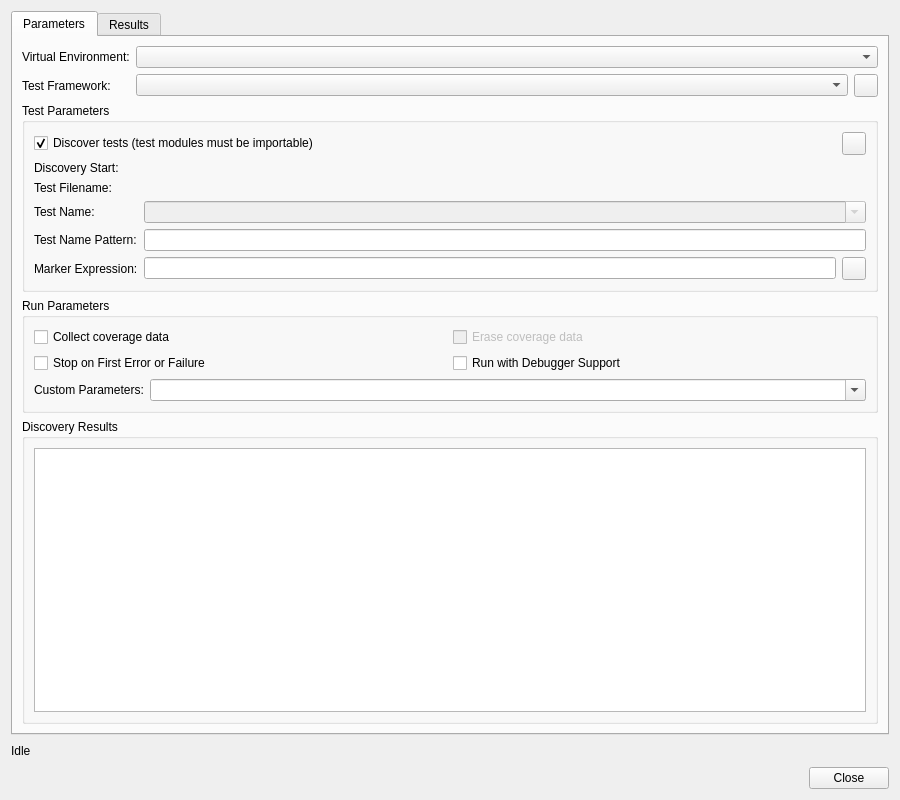
<?xml version="1.0" encoding="UTF-8"?>
<ui version="4.0">
 <class>TestingWidget</class>
 <widget class="QWidget" name="TestingWidget">
  <property name="geometry">
   <rect>
    <x>0</x>
    <y>0</y>
    <width>900</width>
    <height>800</height>
   </rect>
  </property>
  <property name="windowTitle">
   <string>Testing</string>
  </property>
  <layout class="QVBoxLayout" name="verticalLayout_3">
   <item>
    <widget class="QTabWidget" name="tabWidget">
     <property name="currentIndex">
      <number>0</number>
     </property>
     <widget class="QWidget" name="parametersTab">
      <attribute name="title">
       <string>Parameters</string>
      </attribute>
      <layout class="QVBoxLayout" name="verticalLayout_2">
       <item>
        <layout class="QGridLayout" name="gridLayout_3">
         <item row="0" column="0">
          <widget class="QLabel" name="venvLabel">
           <property name="text">
            <string>Virtual Environment:</string>
           </property>
           <property name="buddy">
            <cstring>venvComboBox</cstring>
           </property>
          </widget>
         </item>
         <item row="0" column="1" colspan="2">
          <widget class="QComboBox" name="venvComboBox">
           <property name="sizePolicy">
            <sizepolicy hsizetype="Expanding" vsizetype="Fixed">
             <horstretch>0</horstretch>
             <verstretch>0</verstretch>
            </sizepolicy>
           </property>
           <property name="toolTip">
            <string>Select the virtual environment to be used</string>
           </property>
           <property name="whatsThis">
            <string>&lt;b&gt;Virtual Environment&lt;/b&gt;\n&lt;p&gt;Enter the virtual environment to be used. Leave it empty to use the default environment, i.e. the one configured globally or per project.&lt;/p&gt;</string>
           </property>
           <property name="insertPolicy">
            <enum>QComboBox::InsertPolicy::NoInsert</enum>
           </property>
          </widget>
         </item>
         <item row="1" column="0">
          <widget class="QLabel" name="label">
           <property name="text">
            <string>Test Framework:</string>
           </property>
          </widget>
         </item>
         <item row="1" column="1">
          <widget class="QComboBox" name="frameworkComboBox">
           <property name="sizePolicy">
            <sizepolicy hsizetype="Expanding" vsizetype="Fixed">
             <horstretch>0</horstretch>
             <verstretch>0</verstretch>
            </sizepolicy>
           </property>
           <property name="toolTip">
            <string>Select the test framwork to be used</string>
           </property>
           <property name="insertPolicy">
            <enum>QComboBox::InsertPolicy::NoInsert</enum>
           </property>
          </widget>
         </item>
         <item row="1" column="2">
          <widget class="QToolButton" name="versionsButton">
           <property name="toolTip">
            <string>Press to show the test framework versions</string>
           </property>
          </widget>
         </item>
        </layout>
       </item>
       <item>
        <widget class="QGroupBox" name="groupBox">
         <property name="title">
          <string>Test Parameters</string>
         </property>
         <layout class="QGridLayout" name="gridLayout">
          <item row="0" column="0" colspan="3">
           <layout class="QHBoxLayout" name="horizontalLayout_4">
            <item>
             <widget class="QCheckBox" name="discoverCheckBox">
              <property name="sizePolicy">
               <sizepolicy hsizetype="Expanding" vsizetype="Fixed">
                <horstretch>0</horstretch>
                <verstretch>0</verstretch>
               </sizepolicy>
              </property>
              <property name="toolTip">
               <string>Select to discover tests automatically</string>
              </property>
              <property name="text">
               <string>Discover tests (test modules must be importable)</string>
              </property>
              <property name="checked">
               <bool>true</bool>
              </property>
             </widget>
            </item>
            <item>
             <widget class="QToolButton" name="clearHistoriesButton">
              <property name="toolTip">
               <string>Press to clear the various histories</string>
              </property>
             </widget>
            </item>
           </layout>
          </item>
          <item row="1" column="0">
           <widget class="QLabel" name="label_3">
            <property name="text">
             <string>Discovery Start:</string>
            </property>
            <property name="buddy">
             <cstring>discoveryPicker</cstring>
            </property>
           </widget>
          </item>
          <item row="1" column="1" colspan="2">
           <widget class="EricComboPathPicker" name="discoveryPicker" native="true">
            <property name="sizePolicy">
             <sizepolicy hsizetype="Expanding" vsizetype="Preferred">
              <horstretch>0</horstretch>
              <verstretch>0</verstretch>
             </sizepolicy>
            </property>
            <property name="focusPolicy">
             <enum>Qt::FocusPolicy::WheelFocus</enum>
            </property>
            <property name="toolTip">
             <string>Enter name of the directory at which to start the test file discovery</string>
            </property>
            <property name="whatsThis">
             <string>&lt;b&gt;Discovery Start&lt;/b&gt;
&lt;p&gt;Enter name of the directory at which to start the test file discovery.
Note that all test modules must be importable from this directory.&lt;/p&gt;</string>
            </property>
           </widget>
          </item>
          <item row="2" column="0">
           <widget class="QLabel" name="testsuiteLabel">
            <property name="text">
             <string>Test Filename:</string>
            </property>
            <property name="buddy">
             <cstring>testsuitePicker</cstring>
            </property>
           </widget>
          </item>
          <item row="2" column="1" colspan="2">
           <widget class="EricComboPathPicker" name="testsuitePicker" native="true">
            <property name="enabled">
             <bool>false</bool>
            </property>
            <property name="sizePolicy">
             <sizepolicy hsizetype="Expanding" vsizetype="Preferred">
              <horstretch>0</horstretch>
              <verstretch>0</verstretch>
             </sizepolicy>
            </property>
            <property name="focusPolicy">
             <enum>Qt::FocusPolicy::WheelFocus</enum>
            </property>
            <property name="toolTip">
             <string>Enter name of file defining the testsuite</string>
            </property>
            <property name="whatsThis">
             <string>&lt;b&gt;Testsuite&lt;/b&gt;&lt;p&gt;Enter the name of the file defining the testsuite. It should contain a method with a name given below. If no name is given, the 'suite()' method will be tried. If no such method can be found, the module will be inspected for proper test cases.&lt;/p&gt;</string>
            </property>
           </widget>
          </item>
          <item row="3" column="0">
           <widget class="QLabel" name="label_2">
            <property name="text">
             <string>Test Name:</string>
            </property>
            <property name="buddy">
             <cstring>testComboBox</cstring>
            </property>
           </widget>
          </item>
          <item row="3" column="1" colspan="2">
           <widget class="QComboBox" name="testComboBox">
            <property name="enabled">
             <bool>false</bool>
            </property>
            <property name="toolTip">
             <string>Enter the test name. Leave empty to use the default name &quot;suite&quot;.</string>
            </property>
            <property name="whatsThis">
             <string>&lt;b&gt;Testname&lt;/b&gt;&lt;p&gt;Enter the name of the test to be performed. This name must follow the rules given by selecte test framework. If this field is empty, the default name of &quot;suite&quot; will be used.&lt;/p&gt;</string>
            </property>
            <property name="editable">
             <bool>true</bool>
            </property>
           </widget>
          </item>
          <item row="4" column="0">
           <widget class="QLabel" name="label_5">
            <property name="text">
             <string>Test Name Pattern:</string>
            </property>
            <property name="buddy">
             <cstring>testComboBox</cstring>
            </property>
           </widget>
          </item>
          <item row="4" column="1" colspan="2">
           <widget class="QLineEdit" name="testNamePatternEdit">
            <property name="toolTip">
             <string>Enter test name patterns (separated by a blank) or a test name expression</string>
            </property>
           </widget>
          </item>
          <item row="5" column="0">
           <widget class="QLabel" name="label_4">
            <property name="text">
             <string>Marker Expression:</string>
            </property>
           </widget>
          </item>
          <item row="5" column="1">
           <widget class="QLineEdit" name="markerExpressionEdit">
            <property name="toolTip">
             <string>Enter a marker expression or name to filter tests</string>
            </property>
            <property name="clearButtonEnabled">
             <bool>true</bool>
            </property>
           </widget>
          </item>
          <item row="5" column="2">
           <widget class="QToolButton" name="showMarkersButton">
            <property name="toolTip">
             <string>Press to show a window with the list of defined markers</string>
            </property>
           </widget>
          </item>
         </layout>
        </widget>
       </item>
       <item>
        <widget class="QGroupBox" name="optionsGroup">
         <property name="title">
          <string>Run Parameters</string>
         </property>
         <layout class="QVBoxLayout" name="verticalLayout">
          <item>
           <layout class="QGridLayout" name="gridLayout_2">
            <item row="1" column="1">
             <widget class="QCheckBox" name="debuggerCheckBox">
              <property name="toolTip">
               <string>Select to execute the tests with debugger support.</string>
              </property>
              <property name="text">
               <string>Run with Debugger Support</string>
              </property>
             </widget>
            </item>
            <item row="0" column="1">
             <widget class="QCheckBox" name="coverageEraseCheckBox">
              <property name="enabled">
               <bool>false</bool>
              </property>
              <property name="toolTip">
               <string>Select whether old coverage data should be erased</string>
              </property>
              <property name="text">
               <string>Erase coverage data</string>
              </property>
             </widget>
            </item>
            <item row="1" column="0">
             <widget class="QCheckBox" name="failfastCheckBox">
              <property name="toolTip">
               <string>Select to stop the test run on the first error or failure</string>
              </property>
              <property name="text">
               <string>Stop on First Error or Failure</string>
              </property>
             </widget>
            </item>
            <item row="0" column="0">
             <widget class="QCheckBox" name="coverageCheckBox">
              <property name="toolTip">
               <string>Select whether coverage data should be collected</string>
              </property>
              <property name="text">
               <string>Collect coverage data</string>
              </property>
             </widget>
            </item>
           </layout>
          </item>
          <item>
           <layout class="QHBoxLayout" name="horizontalLayout_3">
            <item>
             <widget class="QLabel" name="label_7">
              <property name="text">
               <string>Custom Parameters:</string>
              </property>
             </widget>
            </item>
            <item>
             <widget class="QComboBox" name="customParametersComboBox">
              <property name="sizePolicy">
               <sizepolicy hsizetype="Expanding" vsizetype="Fixed">
                <horstretch>0</horstretch>
                <verstretch>0</verstretch>
               </sizepolicy>
              </property>
              <property name="toolTip">
               <string>Enter custom commandline parameters.</string>
              </property>
              <property name="editable">
               <bool>true</bool>
              </property>
             </widget>
            </item>
           </layout>
          </item>
         </layout>
        </widget>
       </item>
       <item>
        <widget class="QGroupBox" name="discoveryGroup">
         <property name="sizePolicy">
          <sizepolicy hsizetype="Preferred" vsizetype="Expanding">
           <horstretch>0</horstretch>
           <verstretch>0</verstretch>
          </sizepolicy>
         </property>
         <property name="title">
          <string>Discovery Results</string>
         </property>
         <layout class="QVBoxLayout" name="verticalLayout_7">
          <item>
           <widget class="QTreeWidget" name="discoveryList">
            <property name="contextMenuPolicy">
             <enum>Qt::ContextMenuPolicy::CustomContextMenu</enum>
            </property>
            <property name="alternatingRowColors">
             <bool>true</bool>
            </property>
            <property name="sortingEnabled">
             <bool>true</bool>
            </property>
            <property name="headerHidden">
             <bool>true</bool>
            </property>
            <property name="expandsOnDoubleClick">
             <bool>false</bool>
            </property>
            <column>
             <property name="text">
              <string notr="true">1</string>
             </property>
            </column>
           </widget>
          </item>
         </layout>
        </widget>
       </item>
      </layout>
     </widget>
     <widget class="QWidget" name="resultsTab">
      <attribute name="title">
       <string>Results</string>
      </attribute>
      <layout class="QVBoxLayout" name="verticalLayout_6">
       <item>
        <widget class="QGroupBox" name="progressGroupBox">
         <property name="title">
          <string>Progress</string>
         </property>
         <layout class="QVBoxLayout" name="verticalLayout_4">
          <item>
           <widget class="QProgressBar" name="progressProgressBar">
            <property name="value">
             <number>0</number>
            </property>
            <property name="orientation">
             <enum>Qt::Orientation::Horizontal</enum>
            </property>
            <property name="format">
             <string>%v/%m Tests</string>
            </property>
           </widget>
          </item>
          <item>
           <layout class="QHBoxLayout" name="horizontalLayout_2">
            <item>
             <widget class="QLabel" name="progressCounterRunLabel">
              <property name="text">
               <string>Run:</string>
              </property>
             </widget>
            </item>
            <item>
             <widget class="QLabel" name="progressCounterRunCount">
              <property name="toolTip">
               <string>Number of tests run</string>
              </property>
              <property name="text">
               <string notr="true">0</string>
              </property>
             </widget>
            </item>
            <item>
             <widget class="QLabel" name="progressCounterRemLabel">
              <property name="text">
               <string>Remaining:</string>
              </property>
             </widget>
            </item>
            <item>
             <widget class="QLabel" name="progressCounterRemCount">
              <property name="toolTip">
               <string>Number of tests to be run</string>
              </property>
              <property name="text">
               <string notr="true">0</string>
              </property>
             </widget>
            </item>
            <item>
             <spacer name="horizontalSpacer">
              <property name="orientation">
               <enum>Qt::Orientation::Horizontal</enum>
              </property>
              <property name="sizeHint" stdset="0">
               <size>
                <width>40</width>
                <height>20</height>
               </size>
              </property>
             </spacer>
            </item>
           </layout>
          </item>
         </layout>
        </widget>
       </item>
       <item>
        <widget class="QGroupBox" name="resultsGroupBox">
         <property name="sizePolicy">
          <sizepolicy hsizetype="Preferred" vsizetype="Expanding">
           <horstretch>0</horstretch>
           <verstretch>0</verstretch>
          </sizepolicy>
         </property>
         <property name="title">
          <string>Results</string>
         </property>
         <layout class="QVBoxLayout" name="verticalLayout_5">
          <item>
           <layout class="QHBoxLayout" name="horizontalLayout">
            <item>
             <spacer name="horizontalSpacer_3">
              <property name="orientation">
               <enum>Qt::Orientation::Horizontal</enum>
              </property>
              <property name="sizeHint" stdset="0">
               <size>
                <width>40</width>
                <height>20</height>
               </size>
              </property>
             </spacer>
            </item>
            <item>
             <widget class="QLabel" name="label_6">
              <property name="text">
               <string>Status Filter:</string>
              </property>
             </widget>
            </item>
            <item>
             <widget class="QComboBox" name="statusFilterComboBox">
              <property name="minimumSize">
               <size>
                <width>150</width>
                <height>0</height>
               </size>
              </property>
              <property name="toolTip">
               <string>Select the status of items to be shown.</string>
              </property>
              <property name="sizeAdjustPolicy">
               <enum>QComboBox::SizeAdjustPolicy::AdjustToMinimumContentsLengthWithIcon</enum>
              </property>
             </widget>
            </item>
           </layout>
          </item>
          <item>
           <widget class="QLabel" name="statusLabel">
            <property name="text">
             <string/>
            </property>
           </widget>
          </item>
         </layout>
        </widget>
       </item>
      </layout>
     </widget>
    </widget>
   </item>
   <item>
    <layout class="QHBoxLayout" name="_4">
     <item>
      <widget class="QLabel" name="sbLabel">
       <property name="sizePolicy">
        <sizepolicy hsizetype="Preferred" vsizetype="Preferred">
         <horstretch>0</horstretch>
         <verstretch>0</verstretch>
        </sizepolicy>
       </property>
       <property name="text">
        <string>Idle</string>
       </property>
      </widget>
     </item>
     <item>
      <spacer>
       <property name="orientation">
        <enum>Qt::Orientation::Horizontal</enum>
       </property>
       <property name="sizeType">
        <enum>QSizePolicy::Policy::Expanding</enum>
       </property>
       <property name="sizeHint" stdset="0">
        <size>
         <width>20</width>
         <height>20</height>
        </size>
       </property>
      </spacer>
     </item>
    </layout>
   </item>
   <item>
    <widget class="QDialogButtonBox" name="buttonBox">
     <property name="orientation">
      <enum>Qt::Orientation::Horizontal</enum>
     </property>
     <property name="standardButtons">
      <set>QDialogButtonBox::StandardButton::Close</set>
     </property>
    </widget>
   </item>
  </layout>
 </widget>
 <customwidgets>
  <customwidget>
   <class>EricComboPathPicker</class>
   <extends>QWidget</extends>
   <header>eric7/EricWidgets/EricPathPicker.h</header>
   <container>1</container>
  </customwidget>
 </customwidgets>
 <tabstops>
  <tabstop>tabWidget</tabstop>
  <tabstop>venvComboBox</tabstop>
  <tabstop>frameworkComboBox</tabstop>
  <tabstop>versionsButton</tabstop>
  <tabstop>discoverCheckBox</tabstop>
  <tabstop>clearHistoriesButton</tabstop>
  <tabstop>discoveryPicker</tabstop>
  <tabstop>testsuitePicker</tabstop>
  <tabstop>testComboBox</tabstop>
  <tabstop>testNamePatternEdit</tabstop>
  <tabstop>markerExpressionEdit</tabstop>
  <tabstop>showMarkersButton</tabstop>
  <tabstop>coverageCheckBox</tabstop>
  <tabstop>coverageEraseCheckBox</tabstop>
  <tabstop>failfastCheckBox</tabstop>
  <tabstop>debuggerCheckBox</tabstop>
  <tabstop>customParametersComboBox</tabstop>
  <tabstop>discoveryList</tabstop>
  <tabstop>statusFilterComboBox</tabstop>
 </tabstops>
 <resources/>
 <connections>
  <connection>
   <sender>buttonBox</sender>
   <signal>accepted()</signal>
   <receiver>TestingWidget</receiver>
   <slot>close()</slot>
   <hints>
    <hint type="sourcelabel">
     <x>40</x>
     <y>690</y>
    </hint>
    <hint type="destinationlabel">
     <x>1</x>
     <y>510</y>
    </hint>
   </hints>
  </connection>
  <connection>
   <sender>buttonBox</sender>
   <signal>rejected()</signal>
   <receiver>TestingWidget</receiver>
   <slot>close()</slot>
   <hints>
    <hint type="sourcelabel">
     <x>89</x>
     <y>690</y>
    </hint>
    <hint type="destinationlabel">
     <x>3</x>
     <y>580</y>
    </hint>
   </hints>
  </connection>
  <connection>
   <sender>discoverCheckBox</sender>
   <signal>toggled(bool)</signal>
   <receiver>discoveryPicker</receiver>
   <slot>setEnabled(bool)</slot>
   <hints>
    <hint type="sourcelabel">
     <x>168</x>
     <y>164</y>
    </hint>
    <hint type="destinationlabel">
     <x>170</x>
     <y>191</y>
    </hint>
   </hints>
  </connection>
  <connection>
   <sender>discoverCheckBox</sender>
   <signal>toggled(bool)</signal>
   <receiver>testsuitePicker</receiver>
   <slot>setDisabled(bool)</slot>
   <hints>
    <hint type="sourcelabel">
     <x>222</x>
     <y>162</y>
    </hint>
    <hint type="destinationlabel">
     <x>222</x>
     <y>209</y>
    </hint>
   </hints>
  </connection>
  <connection>
   <sender>discoverCheckBox</sender>
   <signal>toggled(bool)</signal>
   <receiver>testComboBox</receiver>
   <slot>setDisabled(bool)</slot>
   <hints>
    <hint type="sourcelabel">
     <x>301</x>
     <y>163</y>
    </hint>
    <hint type="destinationlabel">
     <x>300</x>
     <y>238</y>
    </hint>
   </hints>
  </connection>
  <connection>
   <sender>coverageCheckBox</sender>
   <signal>toggled(bool)</signal>
   <receiver>coverageEraseCheckBox</receiver>
   <slot>setEnabled(bool)</slot>
   <hints>
    <hint type="sourcelabel">
     <x>160</x>
     <y>320</y>
    </hint>
    <hint type="destinationlabel">
     <x>788</x>
     <y>328</y>
    </hint>
   </hints>
  </connection>
 </connections>
</ui>
